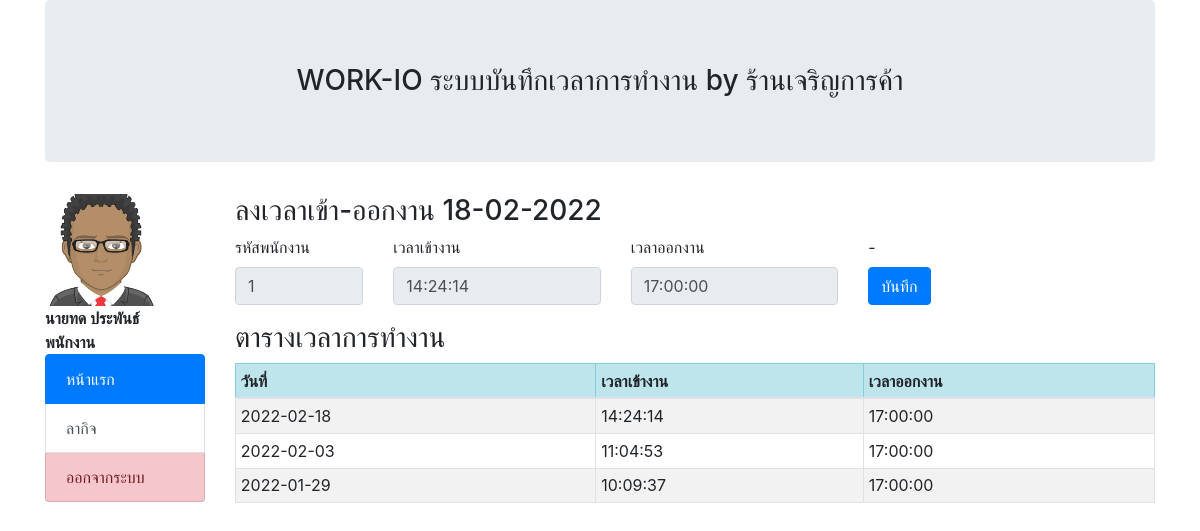
Page /profile.php (signed in) on the committed database.
### tables this page shows
CREATE TABLE `tbl_emp` (
  `m_id` int(11) NOT NULL,
  `m_username` varchar(50) NOT NULL,
  `m_password` varchar(50) NOT NULL,
  `m_firstname` enum('นาย','นางสาว','นาง') NOT NULL,
  `m_name` varchar(100) NOT NULL,
  `m_lastname` varchar(100) NOT NULL,
  `m_position` enum('พนักงาน','ผู้จัดการ','แอดมิน') NOT NULL,
  `m_img` varchar(100) DEFAULT NULL,
  `m_phone` varchar(20) NOT NULL,
  `m_email` varchar(50) NOT NULL,
  `m_level` enum('staff','admin') NOT NULL,
  `m_datesave` timestamp NOT NULL DEFAULT current_timestamp()
);

CREATE TABLE `tbl_work_io` (
  `id` int(11) NOT NULL,
  `m_id` int(11) NOT NULL COMMENT 'ไอดี พนง.',
  `workdate` date NOT NULL,
  `workin` time NOT NULL,
  `workout` time NOT NULL DEFAULT '17:00:00'
);

### profile.php (the view, shortened to what this page needs)
<?php
include('condb.php');
$m_id = $_SESSION['m_id'];
$queryemp = "SELECT * FROM tbl_emp WHERE m_id=$m_id";
$resultm = mysqli_query($condb, $queryemp) or die("Error in query: $queryemp " . mysqli_error($condb));
$rowm = mysqli_fetch_array($resultm);
$timenow = date('H:i:s');
$datenow = date('Y-m-d');
$queryworkio = "SELECT MAX(workdate) as lastdate, workin, workout FROM tbl_work_io WHERE m_id=$m_id AND workdate='$datenow' ";
$resultio = mysqli_query($condb, $queryworkio) or die("Error in query: $queryworkio " . mysqli_error($condb));
$rowio = mysqli_fetch_array($resultio);
?>
<!doctype html>
<html lang="en">
<head>
  <link rel="stylesheet" href="https://stackpath.bootstrapcdn.com/bootstrap/4.4.1/css/bootstrap.min.css">
</head>
<body>
  <div class="container">
    <div class="row">
      <div class="col col-sm-12">
        <h3 class="jumbotron" align="center">WORK-IO ระบบบันทึกเวลาการทำงาน by ร้านเจริญการค้า </h3>
      </div>
    </div>
  </div>
  <div class="container">
    <div class="row">
      <div class="col col-sm-2">
        <img src="img/<?php echo $rowm['m_img']; ?>" width='70%'>
        <br>
        <b>
          <?php echo $rowm['m_firstname'] . $rowm['m_name'] . ' ' . $rowm['m_lastname']; ?>
          <br>
          <?php echo $rowm['m_position']; ?>
        </b>
        <br>
        <div class="list-group">
          <a href="profile.php" class="list-group-item list-group-item-action active">
            หน้าแรก
          </a>
          <a href="job.php" class="list-group-item list-group-item-action">ลากิจ</a>
          <a href="logout.php" class="list-group-item list-group-item-danger" onclick="return confirm('Logout??');">ออกจากระบบ</a>
        </div>
      </div>
      <div class="col col-sm-10">
        <h3> ลงเวลาเข้า-ออกงาน <?php echo date('d-m-Y'); ?></h3>
        <form action="save.php" method="post" class="form-horizontal">
          <div class="form-group row">
            <div class="col col-sm-2">
              <label for="m_id">รหัสพนักงาน</label>
              <input type="text" class="form-control" name="m_id" placeholder="รหัสพนักงาน" value="<?php echo $rowm['m_id']; ?>" readonly>
            </div>
            <div class="col col-sm-3">
              <label for="m_id">เวลาเข้างาน</label>
              <?php if (isset($rowio['workin'])) { ?>
                <input type="text" class="form-control" name="workin" value="<?php echo $rowio['workin']; ?>" disabled>
              <?php } else { ?>
                <input type="text" class="form-control" name="workin" value="<?php echo date('H:i:s'); ?>" readonly>
              <?php  } ?>
            </div>
            <div class="col col-sm-3">
              <label for="m_id">เวลาออกงาน</label>
              <?php
              if ($timenow > '17:00:00') {
                if (isset($rowio['workout'])) { ?>
                  <input type="text" class="form-control" name="workout" value="<?php echo $rowio['workout']; ?>" disabled>
                <?php } else { ?>
                  <input type="text" class="form-control" name="workout" value="<?php echo date('H:i:s'); ?>" readonly>
              <?php
                }
              } else {
                echo '<br><font color="red"> หลัง 17.00 น. </font>';
              } ?>
            </div>
            <div class="col col-sm-1">
              <label>-</label>
              <button type="submit" class="btn btn-primary">บันทึก</button>
            </div>
          </div>
        </form>
        <h3>ตารางเวลาการทำงาน</h3>
        <?php
        $querylist = "SELECT * FROM tbl_work_io WHERE m_id = $m_id ORDER BY workdate DESC";
        $resultlist = mysqli_query($condb, $querylist)  or die("Error:" . mysqli_error($condb));
        echo "
          <table class='table table-bordered table-striped table-sm'>
            <thead>
              <tr class='table-info'>
                <th>วันที่</td>
                <th>เวลาเข้างาน</td>
                <th>เวลาออกงาน</td>
              </tr>
            </thead>
            ";
        foreach ($resultlist as $value) {
          echo "<tr>";
          echo "<td>" . $value["workdate"] .  "</td> ";
          echo "<td>" . $value["workin"] .  "</td> ";
          echo "<td>" . $value["workout"] .  "</td> ";
          echo "</tr>";
        }
        echo '</table>';
        ?>
      </div>
    </div>
  </div>
</body>
</html>

### rows in the picture
tbl_emp: m_img (picture), m_firstname "นาย", m_name "ทด", m_lastname "ประพันธ์", m_position "พนักงาน", m_id "1"
tbl_work_io: workdate "2022-02-18", workin "14:24:14", workout "17:00:00"
tbl_work_io: workdate "2022-02-03", workin "11:04:53", workout "17:00:00"
tbl_work_io: workdate "2022-01-29", workin "10:09:37", workout "17:00:00"
